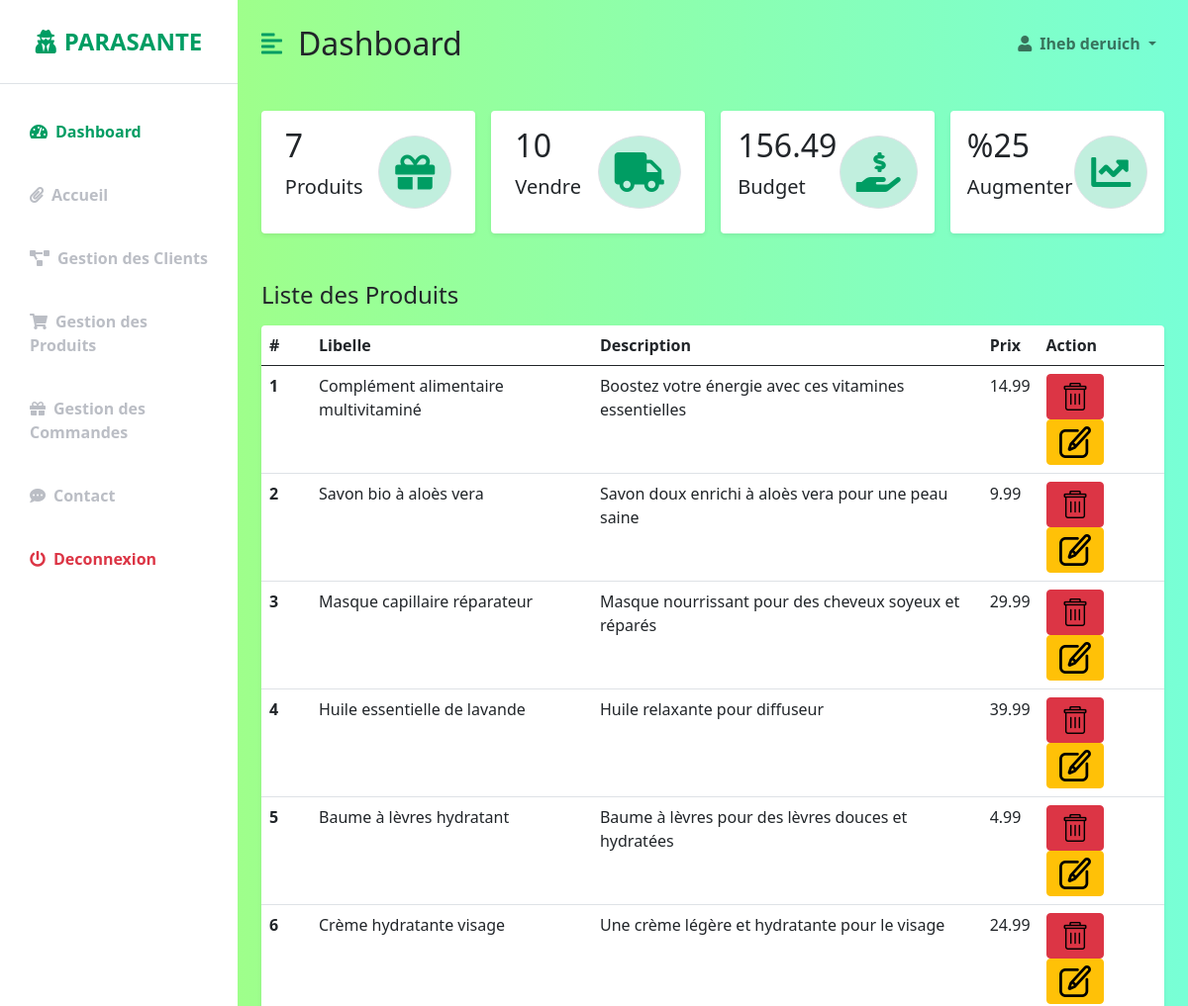
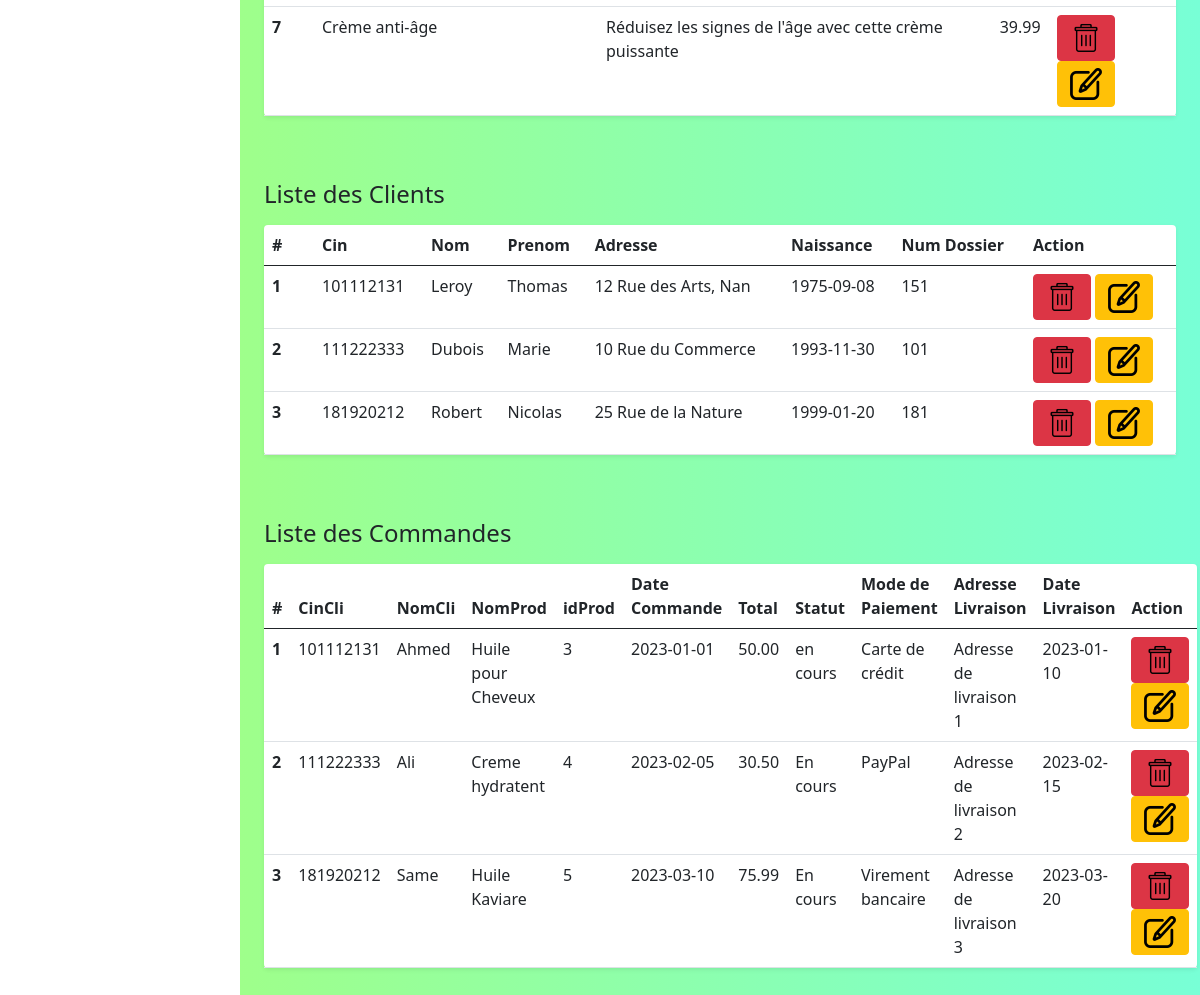
/Admin/dashboard.php, run on the app's committed database (2 pictures, top to bottom).
### tables this page shows
CREATE TABLE IF NOT EXISTS `produit` (
  `idProd` int(11) NOT NULL auto_increment,
  `libelle` varchar(255) NOT NULL default '',
  `description` text,
  `prix` decimal(10,2) NOT NULL default '0.00',
  `quantite` int(11) NOT NULL default '0',
  `img` varchar(255) default NULL,
  PRIMARY KEY  (`idProd`),
  KEY `idProd` (`idProd`)
);

CREATE TABLE IF NOT EXISTS `client` (
  `cin` int(8) NOT NULL default '0',
  `nom` varchar(15) NOT NULL default '',
  `prenom` varchar(15) NOT NULL default '',
  `numdossier` int(15) NOT NULL default '0',
  `datenaiss` date NOT NULL default '0000-00-00',
  `adresse` varchar(20) NOT NULL default '',
  PRIMARY KEY  (`cin`),
  KEY `cin` (`cin`)
);

CREATE TABLE IF NOT EXISTS `commande` (
  `idCommande` int(11) NOT NULL auto_increment,
  `CinCli` int(11) default NULL,
  `nomCli` varchar(20) NOT NULL default '',
  `nomProd` varchar(20) NOT NULL default '',
  `idProd` int(11) default NULL,
  `dateCommande` date default NULL,
  `total` decimal(10,2) default NULL,
  `statut` varchar(50) default NULL,
  `modePaiement` varchar(50) default NULL,
  `adresseLivraison` varchar(255) default NULL,
  `dateLivraison` date default NULL,
  PRIMARY KEY  (`idCommande`),
  KEY `CinCli` (`CinCli`),
  KEY `idProd` (`idProd`)
);

### database/config.php (called while the page is built, shortened)
<?php
abstract class Connexion {
function __construct()
{
$this->pdo =new PDO('mysql:host=localhost;dbname=pharmacie','root','');
}
}
?>

### controllers/CommandeController.php (called while the page is built, shortened)
<?php
include_once('../database/config.php');
class CommandeController extends Connexion
{
    function liste()
    {
        $query = "SELECT * FROM commande";
        $res = $this->pdo->prepare($query);
        try {
            $res->execute();
            return $res;
        } catch (PDOException $e) {
            echo "Erreur lors de la récupération de la liste des commandes: " . $e->getMessage();
            return null;
        }
    }
}
?>

### controllers/ProduitController.php (called while the page is built, shortened)
<?php
include_once('../database/config.php');
class ProduitController extends Connexion
{
    function liste()
    {
        $query = "SELECT * FROM produit";
        $res = $this->pdo->prepare($query);
        try {
            $res->execute();
            return $res;
        } catch (PDOException $e) {
            echo "Erreur lors de la récupération de la liste des produits: " . $e->getMessage();
            return null;
        }
    }
}
?>

### controllers/ClientController.php (called while the page is built, shortened)
<?php
include_once('../database/config.php');
class ClientController extends Connexion
{
    function liste()
    {
        $query = "SELECT * FROM client";
        $res = $this->pdo->prepare($query);
        try {
            $res->execute();
            return $res;
        } catch (PDOException $e) {
            echo "Erreur lors de la récupération de la liste des clients: " . $e->getMessage();
            return null;
        }
    }
}
?>

### Admin/dashboard.php (the view, shortened to what this page needs)
<!DOCTYPE html>
<html lang="en">
<head>
    <link href="https://cdn.jsdelivr.net/npm/bootstrap@5.0.0-beta3/dist/css/bootstrap.min.css" rel="stylesheet" />
    <link rel="stylesheet" href="https://cdnjs.cloudflare.com/ajax/libs/font-awesome/5.15.3/css/all.min.css" />
    <link rel="stylesheet" href="styeles.css" />
</head>
<body>
    <div class="d-flex" id="wrapper">
        <div class="bg-white" id="sidebar-wrapper">
            <div class="sidebar-heading text-center py-4 primary-text fs-4 fw-bold text-uppercase border-bottom"><i
                    class="fas fa-user-secret me-2"></i>ParaSante</div>
            <div class="list-group list-group-flush my-3">
                <a href="#" class="list-group-item list-group-item-action bg-transparent second-text active"><i
                        class="fas fa-tachometer-alt me-2"></i>Dashboard</a>
                        <a href="../CoteClient/home.html" class="list-group-item list-group-item-action bg-transparent second-text fw-bold"><i
                            class="fas fa-paperclip me-2"></i>Accueil</a>
                <a href="#cli" class="list-group-item list-group-item-action bg-transparent second-text fw-bold" data-bs-toggle="collapse" aria-expanded="false"><i class="fas fa-project-diagram me-2" ></i>Gestion des Clients</a>
                        <a href="#pro" class="list-group-item list-group-item-action bg-transparent second-text fw-bold" data-bs-toggle="collapse" aria-expanded="false"><i class="fas fa-shopping-cart me-2" ></i>Gestion des Produits</a>
                        <a href="#cmd" class="list-group-item list-group-item-action bg-transparent second-text fw-bold" data-bs-toggle="collapse" aria-expanded="false"><i class="fas fa-gift me-2" ></i>Gestion des Commandes</a>
                <a href="reclamation.php" class="list-group-item list-group-item-action bg-transparent second-text fw-bold"><i
                        class="fas fa-comment-dots me-2"></i>Contact</a>
                <a href="../CoteClient/home.html" class="list-group-item list-group-item-action bg-transparent text-danger fw-bold"><i
                        class="fas fa-power-off me-2"></i>Deconnexion</a>
            </div>
        </div>
        <div id="page-content-wrapper">
            <nav class="navbar navbar-expand-lg navbar-light bg-transparent py-4 px-4">
                <div class="d-flex align-items-center">
                    <i class="fas fa-align-left primary-text fs-4 me-3" id="menu-toggle"></i>
                    <h2 class="fs-2 m-0">Dashboard</h2>
                </div>
                <div class="collapse navbar-collapse" id="navbarSupportedContent">
                    <ul class="navbar-nav ms-auto mb-2 mb-lg-0">
                        <li class="nav-item dropdown">
                            <a class="nav-link dropdown-toggle second-text fw-bold" href="#" id="navbarDropdown"
                                role="button" data-bs-toggle="dropdown" aria-expanded="false">
                                <i class="fas fa-user me-2"></i>Iheb deruich
                            </a>
                        </li>
                    </ul>
                </div>
            </nav>
            <div class="container-fluid px-4">
                <div class="row g-3 my-2">
                    <div class="col-md-3">
                        <div class="p-3 bg-white shadow-sm d-flex justify-content-around align-items-center rounded">
                            <div>
                                <?php
                                require_once(".../controllers/ProduitController.php");
                                $produitController = new ProduitController();
                                $produits = $produitController->liste();
                                foreach ($produits as $index => $produit){
                                    $i+=1;
                                    }?>
                                <h3 class="fs-2"><?php echo $i; ?></h3>
                                <p class="fs-5">Produits</p>
                            </div>
                            <i class="fas fa-gift fs-1 primary-text border rounded-full secondary-bg p-3"></i>
                        </div>
                    </div>
                    <div class="col-md-3">
                        <div class="p-3 bg-white shadow-sm d-flex justify-content-around align-items-center rounded">
                            <div>
                            <?php
                                require_once(".../controllers/CommandeController.php");
                                $produitController = new CommandeController();
                                $produits = $produitController->liste();
                                foreach ($produits as $index => $produit){
                                    $i+=1;
                                    }?>
                                <h3 class="fs-2"><?php echo $i; ?></h3>
                                <p class="fs-5">Vendre</p>
                            </div>
                            <i
                                class="fas fa-truck fs-1 primary-text border rounded-full secondary-bg p-3 "></i>
                        </div>
                    </div>
                    <div class="col-md-3">
                        <div class="p-3 bg-white shadow-sm d-flex justify-content-around align-items-center rounded">
                        <div>
    <?php
        require_once(".../controllers/CommandeController.php");
        $commandeController = new CommandeController();
        $commandes = $commandeController->liste();
        $total = 0;
        foreach ($commandes as $index => $commande) {
            $total += $commande['total'];
        }
    ?>
    <h3 class="fs-2"><?php echo $total; ?></h3>
    <p class="fs-5">Budget</p>
</div>
                            <i class="fas fa-hand-holding-usd fs-1 primary-text border rounded-full secondary-bg p-3"></i>
                        </div>
                    </div>
                    <div class="col-md-3">
                        <div class="p-3 bg-white shadow-sm d-flex justify-content-around align-items-center rounded">
                            <div>
                                <h3 class="fs-2">%25</h3>
                                <p class="fs-5">Augmenter</p>
                            </div>
                            <i class="fas fa-chart-line fs-1 primary-text border rounded-full secondary-bg p-3"></i>
                        </div>
                    </div>
                </div>
<?php
require_once(".../controllers/ProduitController.php");
$produitController = new ProduitController();
$produits = $produitController->liste();
?>
<div class="row my-5">
    <h3 class="fs-4 mb-3">Liste des Produits</h3>
    <div class="col">
        <table class="table bg-white rounded shadow-sm table-hover">
            <thead>
                <tr>
                    <th scope="col" width="50">#</th>
                    <th scope="col">Libelle</th>
                    <th scope="col">Description</th>
                    <th scope="col">Prix</th>
                    <th scope="col">Action</th>
                </tr>
            </thead>
            <tbody>
                <?php foreach ($produits as $index => $produit) { ?>
                    <tr>
                        <th scope="row"><?php echo $index + 1; ?></th>
                        <td><?php echo $produit['libelle']; ?></td>
                        <td><?php echo $produit['description']; ?></td>
                        <td><?php echo $produit['prix']; ?></td>
                        <td><a class="btn btn-danger" href="../GestionProduit/Supprimer.php?idProd=<?php echo $produit['idProd']; ?>"><img src="../assests/delete.png" height="32" width="32"></a>
                        <a class="btn btn-warning" href="../GestionProduit/ModifierProd.php?idProd=<?php echo $produit['idProd']; ?>"><img src="../assests/edit.png" height="32" width="32" ></a>
                        </td>
                    </tr>
                <?php } ?>
            </tbody>
        </table>
    </div>
</div>
<?php
require_once('.../controllers/ClientController.php');
$produitController = new ClientController();
$produits = $produitController->liste();
?>
<div class="row my-5">
    <h3 class="fs-4 mb-3">Liste des Clients</h3>
    <div class="col">
        <table class="table bg-white rounded shadow-sm table-hover">
            <thead>
                <tr>
                    <th scope="col" width="50">#</th>
                    <th scope="col">Cin</th>
                    <th scope="col">Nom</th>
                    <th scope="col">Prenom</th>
                    <th scope="col">Adresse</th>
                    <th scope="col">Naissance</th>
                    <th scope="col">Num Dossier</th>
                    <th scope="col">Action</th>
                </tr>
            </thead>
            <tbody>
                <?php foreach ($produits as $index => $produit) { ?>
                    <tr>
                        <th scope="row"><?php echo $index + 1; ?></th>
                        <td><?php echo $produit['cin']; ?></td>
                        <td><?php echo $produit['nom']; ?></td>
                        <td><?php echo $produit['prenom']; ?></td>
                        <td><?php echo $produit['adresse']; ?></td>
                        <td><?php echo $produit['datenaiss']; ?></td>
                        <td><?php echo $produit['numdossier']; ?></td>
                        <td><a class="btn btn-danger" href="../GestionClient/Supprimer.php?cin=<?php echo $produit['cin']; ?>"><img src="../assests/delete.png" height="32" width="32"></a>
                        <a class="btn btn-warning" href="../GestionClient/ModifierClientht.php?cin=<?php echo $produit['cin']; ?>"> <img src="../assests/edit.png" height="32" width="32" ></a>
                        </td>
                    </tr>
                <?php } ?>
            </tbody>
        </table>
    </div>
</div>
<?php
require_once(".../controllers/CommandeController.php");
$CommandeController = new CommandeController();
$produits = $CommandeController->liste();
?>
<div class="row my-5">
    <h3 class="fs-4 mb-3">Liste des Commandes</h3>
    <div class="col">
        <table class="table bg-white rounded shadow-sm table-hover">
            <thead>
                <tr>
                    <th scope="col" width="50">#</th>
                    <th scope="col">CinCli</th>
                    <th scope="col">NomCli</th>
                    <th scope="col">NomProd</th>
                    <th scope="col">idProd</th>
                    <th scope="col">Date Commande</th>
                    <th scope="col">Total</th>
                    <th scope="col">Statut</th>
                    <th scope="col">Mode de Paiement</th>
                    <th scope="col">Adresse Livraison</th>
                    <th scope="col">Date Livraison</th>
                    <th scope="col">Action</th>
                </tr>
            </thead>
            <tbody>
                <?php foreach ($produits as $index => $commande) { ?>
                    <tr>
                        <th scope="row"><?php echo $index + 1; ?></th>
                        <td><?php echo $commande['CinCli']; ?></td>
                        <td><?php echo $commande['nomCli']; ?></td>
                        <td><?php echo $commande['nomProd']; ?></td>
                        <td><?php echo $commande['idProd']; ?></td>
                        <td><?php echo $commande['dateCommande']; ?></td>
                        <td><?php echo $commande['total']; ?></td>
                        <td><?php echo $commande['statut']; ?></td>
                        <td><?php echo $commande['modePaiement']; ?></td>
                        <td><?php echo $commande['adresseLivraison']; ?></td>
                        <td><?php echo $commande['dateLivraison']; ?></td>
                        <td>
                            <a class="btn btn-danger" href="../GestionCommande/SupprimerCmd.php?idCommande=<?php echo $commande['idCommande']; ?>">
                                <img src="../assests/delete.png" height="32" width="32">
                            </a>
                            <a class="btn btn-warning" href="../GestionCommande/ModifierCmd.php?idCommande=<?php echo $commande['idCommande']; ?>">
                                <img src="../assests/edit.png" height="32" width="32">
                            </a>
                        </td>
                    </tr>
                <?php } ?>
            </tbody>
        </table>
    </div>
</div>
</div>
 </div>
    </div>
</body>
</html>

### data on the page
produit: libelle "Complément alimentaire multivitaminé", description "Boostez votre énergie avec ces vitamines essentielles", prix "14.99"
produit: libelle "Savon bio à aloès vera", description "Savon doux enrichi à aloès vera pour une peau saine", prix "9.99"
produit: libelle "Masque capillaire réparateur", description "Masque nourrissant pour des cheveux soyeux et réparés", prix "29.99"
produit: libelle "Huile essentielle de lavande", description "Huile relaxante pour diffuseur", prix "39.99"
produit: libelle "Baume à lèvres hydratant", description "Baume à lèvres pour des lèvres douces et hydratées", prix "4.99"
produit: libelle "Crème hydratante visage", description "Une crème légère et hydratante pour le visage", prix "24.99"
produit: libelle "Crème anti-âge", description "Réduisez les signes de l'âge avec cette crème puissante", prix "39.99"
client: cin "101112131", nom "Leroy", prenom "Thomas", adresse "12 Rue des Arts, Nan", datenaiss "1975-09-08", numdossier "151"
client: cin "111222333", nom "Dubois", prenom "Marie", adresse "10 Rue du Commerce", datenaiss "1993-11-30", numdossier "101"
client: cin "181920212", nom "Robert", prenom "Nicolas", adresse "25 Rue de la Nature", datenaiss "1999-01-20", numdossier "181"
commande: CinCli "101112131", nomCli "Ahmed", nomProd "Huile pour Cheveux", idProd "3", dateCommande "2023-01-01", total "50.00", statut "en cours", modePaiement "Carte de crédit", adresseLivraison "Adresse de livraison 1", dateLivraison "2023-01-10"
commande: CinCli "111222333", nomCli "Ali", nomProd "Creme hydratent", idProd "4", dateCommande "2023-02-05", total "30.50", statut "En cours", modePaiement "PayPal", adresseLivraison "Adresse de livraison 2", dateLivraison "2023-02-15"
commande: CinCli "181920212", nomCli "Same", nomProd "Huile Kaviare", idProd "5", dateCommande "2023-03-10", total "75.99", statut "En cours", modePaiement "Virement bancaire", adresseLivraison "Adresse de livraison 3", dateLivraison "2023-03-20"

### other printed values
$i "7"
$i "10"
$total "156.49"
